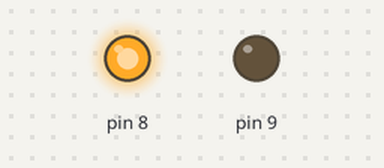
Bench run of a sketch on a simulated Arduino Uno, built with avr-gcc and run on an emulated ATmega328P. Parts: output pins drawn as LEDs (lit = HIGH).

Above: at 1.5 s.
At 7.5 s:
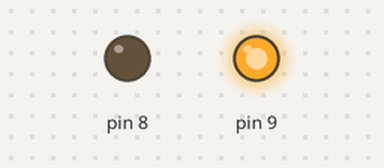
At 10.5 s:
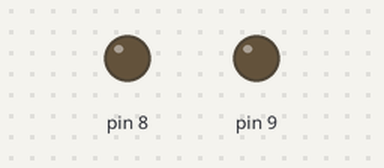
Timing chart, 0 to 15.6 s (numbered marks = the images above):
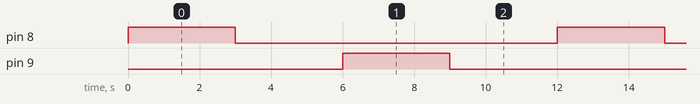

Measured:
- by itself, pin 8, pin 9: alternates HIGH for 3.0 s and LOW for 9.0 s
- by itself, everything shown: repeats every 12.0 s, in 4 steps

The sketch:

controlling_a_dc_motor_with_arduino1.ino
```cpp
void setup()
{
pinMode(8, OUTPUT);
pinMode(9, OUTPUT);
}
void loop()
{
digitalWrite(8, HIGH);
digitalWrite(9, LOW);
delay(3000); //Wait for 3000 millisecond(s)
  digitalWrite(8,LOW);
digitalWrite(9, LOW);
delay(3000);  //Wait for 3000 millisecond(s)
digitalWrite(9, HIGH);
digitalWrite(8, LOW);
delay(3000); //Wait for 3000 millisecond(s)
    digitalWrite(8,LOW);
digitalWrite(9, LOW);
delay(3000); //Wait for 3000 millisecond(s)
}
```
